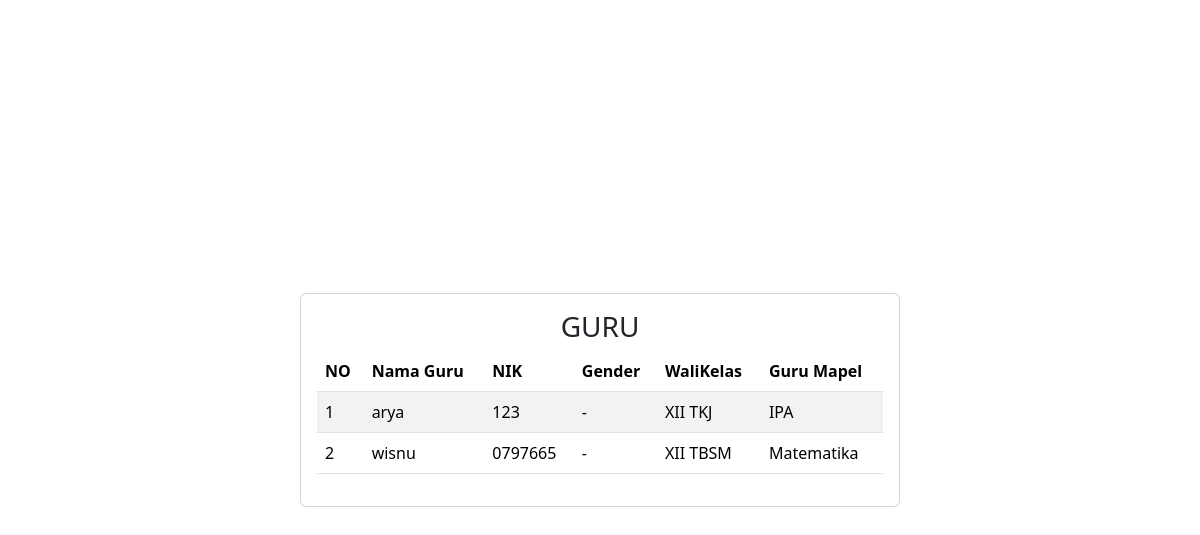
The page /relasi/guru.php on the database its author committed.
### tables this page shows
CREATE TABLE `guru` (
  `id` int(11) NOT NULL,
  `nama_guru` varchar(255) DEFAULT NULL,
  `nik` varchar(255) DEFAULT NULL,
  `gender` varchar(255) DEFAULT NULL,
  `id_mapel` int(11) DEFAULT NULL
);

CREATE TABLE `kelas` (
  `id` int(11) NOT NULL,
  `tingkat_kelas` varchar(255) DEFAULT NULL,
  `jurusan_kelas` varchar(255) DEFAULT NULL,
  `id_sekolah` int(11) DEFAULT NULL,
  `id_guru_walikelas` int(11) DEFAULT NULL
);

CREATE TABLE `mapel` (
  `id` int(11) NOT NULL,
  `nama_mapel` varchar(255) DEFAULT NULL
);

### relasi/guru.php (the view, shortened to what this page needs)
<?php include 'connect.php' ?>
<!DOCTYPE html>
<html lang="en">
<head>
    <link href="https://cdn.jsdelivr.net/npm/bootstrap@5.3.1/dist/css/bootstrap.min.css" rel="stylesheet"
>
</head>
<body class="min-vh-100 d-flex align-items-center">
    <div class="card w-50 m-auto p-3">
        <h3 class="text-center">GURU</h3>
        <table class="table table-striped">
            <thead>
                <tr>
                    <th>NO</th>
                    <th>Nama Guru</th>
                    <th>NIK</th>
                    <th>Gender</th>
                    <th>WaliKelas</th>
                    <th>Guru Mapel</th>
                </tr>
            </thead>
            <?php
                $sql = "select * from guru
                INNER JOIN kelas ON kelas.id_guru_walikelas = guru.id
                INNER JOIN mapel ON guru.id_mapel = mapel.id";
                $result = mysqli_query($conn, $sql);
                $no = 1;
                foreach ($result as $row) {
            ?>
                <tr>
                    <td><?= $no++; ?></td>
                    <td><?= $row['nama_guru']; ?></td>
                    <td><?= $row['nik']; ?></td>
                    <td><?= $row['gender']; ?></td>
                    <td><?= $row['tingkat_kelas'] . ' ' . $row['jurusan_kelas'] ?></td>
                    <td><?= $row['nama_mapel']; ?></td>
                </tr>
            <?php
                }
            ?>
        </table>
    </div>
</body>
</html>

### rows shown on the page
guru: nama_guru "arya", nik "123", gender "-", kelas.tingkat_kelas "XII", kelas.jurusan_kelas "TKJ", id_mapel.nama_mapel "IPA"
guru: nama_guru "wisnu", nik "0797665", gender "-", kelas.tingkat_kelas "XII", kelas.jurusan_kelas "TBSM", id_mapel.nama_mapel "Matematika"
